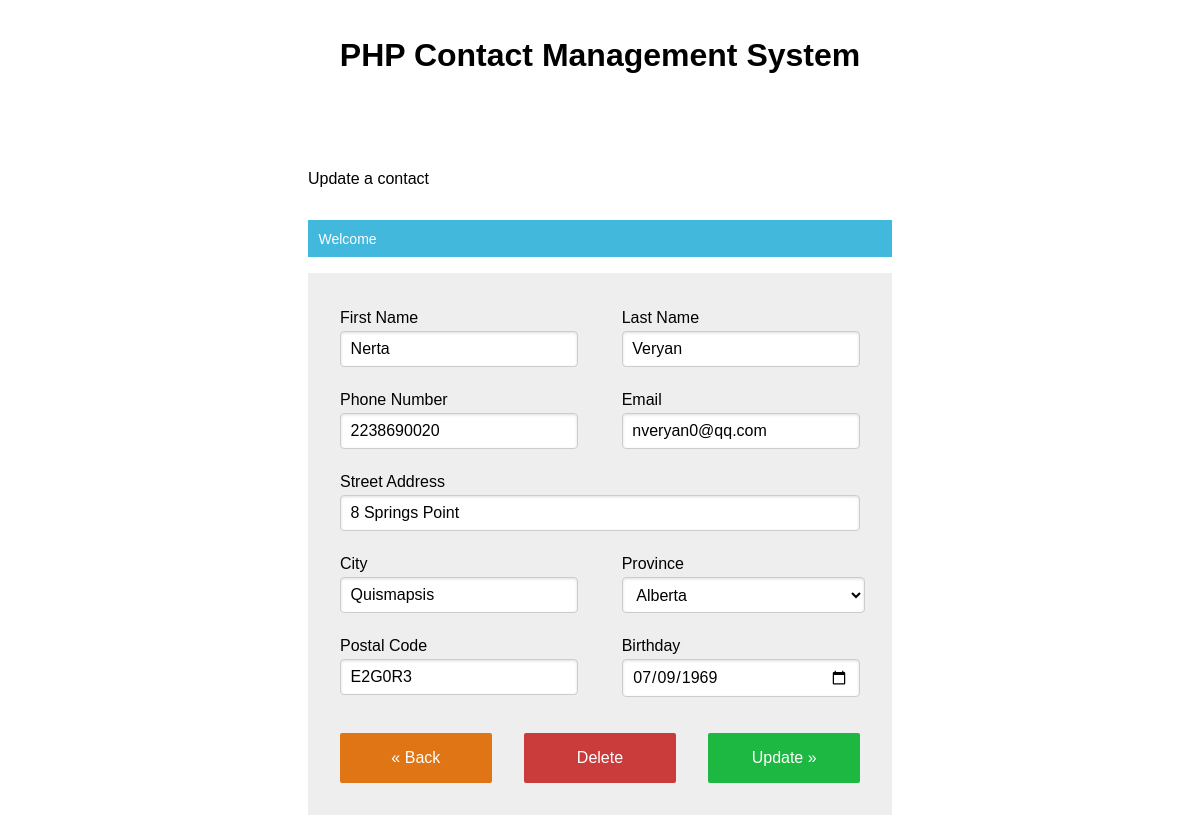
The app's page /index.php?edit&contact_id=5&rep=4 (signed in) with its own data.
### tables this page shows
CREATE TABLE IF NOT EXISTS `contacts` (
  `id` int(11) NOT NULL AUTO_INCREMENT,
  `fname` varchar(30) NOT NULL,
  `surname` varchar(30) NOT NULL,
  `phone` bigint(20) NOT NULL,
  `email` varchar(50) NOT NULL,
  `address` varchar(50) NOT NULL,
  `city` varchar(30) NOT NULL,
  `province` varchar(30) NOT NULL,
  `postal` varchar(6) NOT NULL,
  `birthday` date NOT NULL,
  `rep` int(11) NOT NULL,
  PRIMARY KEY (`id`),
  KEY `rep` (`rep`)
);

### models/view.php (called while the page is built, shortened)
<?php
class View_Model {
    private $render = false;
    public function __construct($template) {
        $file = SERVER_ROOT . '/views/' . strtolower($template) . '.php';
        if (file_exists($file)) {
            $this->render = $file;
        }
    }
    public function __destruct() {
        include($this->render);
    }
}
?>

### controllers/router.php (called while the page is built, shortened)
<?php
$request = filter_var($_SERVER['QUERY_STRING'], FILTER_SANITIZE_STRING);
$parsed = explode('&', $request);
$page = array_shift($parsed);
$gets = array();
$target = SERVER_ROOT . '/controllers/' . $page . '.php';
foreach ($parsed as $get) {
    list($key, $value) = explode('=', $get);
    $gets[$key] = $value;
}
if (file_exists($target)) {
    $class = ucfirst($page) . '_Controller';
    if (class_exists($class)) {
        $controller = new $class;
    } else {
        die('class does not exist!');
    }
}
$controller->main($gets);
?>

### index.php (called while the page is built, shortened)
<?php
require_once(SERVER_ROOT . '/controllers/router.php');
?>

### models/contacts.php (called while the page is built, shortened)
<?php
class Contacts_Model {
    public function __construct() {
        $this->get_all_contacts();
    }
    private function get_all_contacts() {
        $pdo = new PDO(DB_CONN, DB_USER, DB_PASS);
        $sql = 'SELECT * FROM contacts';
        $stmt = $pdo->prepare($sql);
        $stmt->execute();
        $contacts = $stmt -> fetchAll();
    }
}
?>

### controllers/edit.php (called while the page is built, shortened)
<?php
class Edit_Controller {
    public function main(array $req_body) {
        $contacts = new Contacts_Model();
    }
}
?>

### views/contact_form.php (the view, shortened to what this page needs)
<!DOCTYPE html>
<html lang='en'>
<head>
    <link rel='stylesheet' required='true' type='text/css' href='css/style.min.css'>
</head>
<body>
    <div class='pure-g justify-center'>
        <div class='pure-u-1 pure-u-sm-4-5 pure-u-md-3-4 pure-u-lg-2-3 pure-u-xl-1-2'>
            <h1 class='page-title text-center'>
                <?php
                $action = $_SERVER['PHP_SELF'] . $this->data['form_action'];
                $btn_value = strpos($this->data['form_action'], 'add') ? 'Add' : 'Update';
                echo APP_TITLE;
                ?>
            </h1>
            <div class='pure-u-1 pure-u-sm-4-5 pure-u-md-3-4 d-block mx-auto'>
                <p class='page-subtitle'><?php echo $btn_value; ?> a contact</p>
                <?php
                $msg_class = isset($_SESSION['msg_class']) ? $_SESSION['msg_class'] : '';
                $msg = isset($_SESSION['msg']) ? $_SESSION['msg'] : '';
                if (!empty($msg) && !empty($msg_class)): ?>
                    <div class='field'>
                        <span class='pure-form-message <?php echo $msg_class; ?>'>
                            <?php echo $msg; ?>
                        </span>
                    </div>
                <?php
                endif;
                $back = $_SERVER['PHP_SELF'] . '?contacts';
                $contact_fields = array(
                    'fname' => '',
                    'surname' => '',
                    'phone' => '',
                    'email' => '',
                    'address' => '',
                    'city' => '',
                    'province' => '',
                    'postal' => '',
                    'birthday' => ''
                );
                if (isset($this->data['contact']) && !empty($this->data['contact'])) {
                    $contact = $this->data['contact'];
                    foreach ($contact as $key => $value) {
                        $contact_fields[$key] = $value;
                    }
                }
                ?>
                <form action='<?php echo $action; ?>' class='pure-form pure-form-stacked pure-g justify-between' method='post'>
                    <div class='field pure-u-1 pure-u-lg-11-24'>
                        <label>First Name</label>
                        <input name='fname'
                            placeholder='John'
                            type='text' value='<?php echo $contact_fields['fname']; ?>' />
                    </div>
                    <div class='field pure-u-1 pure-u-lg-11-24'>
                        <label>Last Name</label>
                        <input name='surname'
                            placeholder='Doe'
                            required='true' type='text'
                            value='<?php echo $contact_fields['surname']; ?>'
                        />
                    </div>
                    <div class='field pure-u-1 pure-u-lg-11-24'>
                        <label>Phone Number</label>
                        <input name='phone'
                            placeholder='123-456-7890'
                            required='true' type='tel'
                            value='<?php echo $contact_fields['phone']; ?>'
                        />
                    </div>
                    <div class='field pure-u-1 pure-u-lg-11-24'>
                        <label>Email</label>
                        <input name='email'
                            placeholder='example@provider.com'
                            required='true' type='email'
                            value='<?php echo $contact_fields['email']; ?>'
                        />
                    </div>
                    <div class='field pure-u-1'>
                        <label>Street Address</label>
                        <input name='address'
                            placeholder='123 Somewhere Street'
                            required='true' type='text'
                            value='<?php echo $contact_fields['address']; ?>'
                        />
                    </div>
                    <div class='field pure-u-1 pure-u-lg-11-24'>
                        <label>City</label>
                        <input name='city'
                            placeholder='Halifax'
                            required='true' type='text'
                            value='<?php echo $contact_fields['city']; ?>'
                        />
                    </div>
                    <div class='field pure-u-1 pure-u-lg-11-24'>
                        <label>Province</label>
                        <select name='province' required='true'>
                            <?php
                            $provs = array('Alberta', 'British Columbia', 'Manitoba', 'New Brunswick', 'Newfoundland and Labrador',
                                'Nova Scotia', 'Ontario', 'Prince Edward Island', 'Quebec', 'Saskatchewan');
                            foreach ($provs as $province):
                            ?>
                            <option value='<?php echo $province; ?>'><?php echo $province; ?></option>
                            <?php endforeach; ?>
                        </select>
                    </div>
                    <div class='field pure-u-1 pure-u-lg-11-24'>
                        <label>Postal Code</label>
                        <input name='postal'
                            placeholder='A1A 1A1'
                            required='true' type='text'
                            value='<?php echo $contact_fields['postal']; ?>'
                        />
                    </div>
                    <div class='field pure-u-1 pure-u-lg-11-24'>
                        <label>Birthday</label>
                        <input name='birthday'
                            placeholder='MM-DD-YYYY'
                            required='true' type='date'
                            value='<?php echo $contact_fields['birthday']; ?>'
                        />
                    </div>
                    <div class='field pure-u-1'>
                        <div class='pure-g justify-between'>
                            <a class='pure-button button-warning pure-u-1 pure-u-md-7-24' href='<?php echo $back; ?>'>
                                &laquo; Back
                            </a>
                            <?php if (strpos($this->data['form_action'], 'edit')): ?>
                            <a class='pure-button button-error pure-u-1 pure-u-md-7-24'
                                href='<?php echo $_SERVER['PHP_SELF'] . '?delete&contact_id=' . $_GET['contact_id']; ?>'>
                                Delete
                            </a>
                            <?php endif; ?>
                            <input class='pure-button button-success pure-u-1 pure-u-md-7-24'
                                required='true'
                                type='submit'
                                value='<?php echo $btn_value; ?> &raquo;'
                            />
                        </div>
                    </div>
                </form>
            </div>
        </div>
    </div>
</body>
</html>

### records on screen
contacts: fname "Nerta", surname "Veryan", phone "2238690020", email "nveryan0@qq.com", address "8 Springs Point", city "Quismapsis", postal "E2G0R3", birthday "07/09/1969"

### other values on screen
APP_TITLE "PHP Contact Management System"
$btn_value "Update"
$msg "Welcome"
form field province "Alberta"
